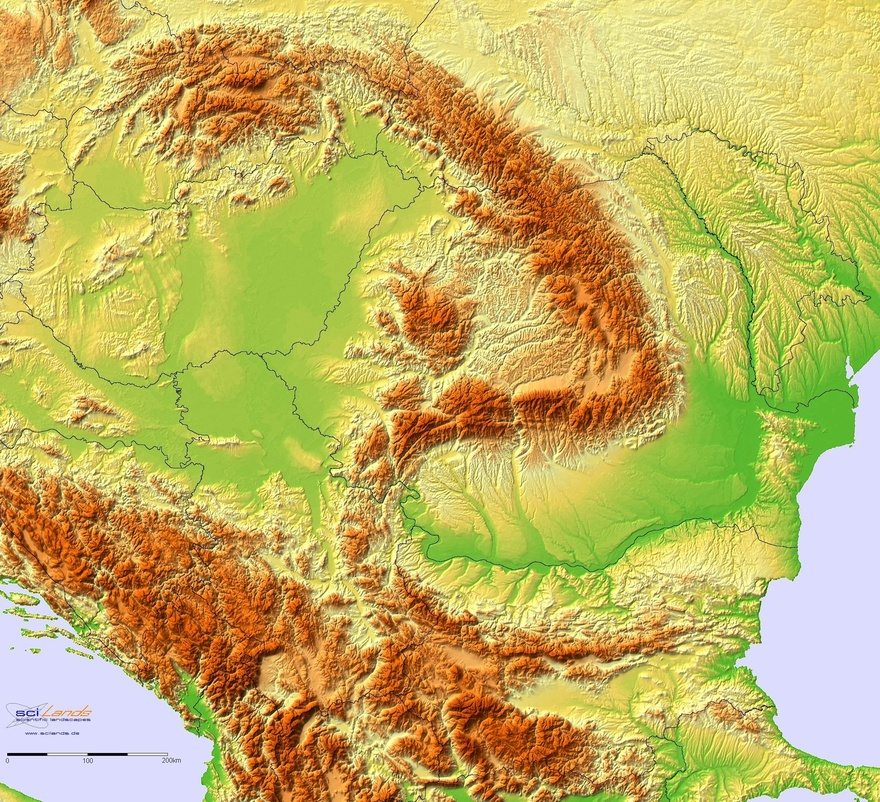
#> input picture Sample Inputs/Hungary.jpg, 880 x 802 px, shrunk from 2192 x 1997 before the run, given in place of median 91.jpg, which was not available
$ python Combined1.py
#> lines starting #> are read from the running program, lines starting #| are printed output that depends on the picture; after the words box and inside, x2 and y2 are one past the last pixel; in counts of white or black regions, pixels touching at a corner belong together; pictures that were not available may be replaced by others from this repository, and a replacement may not be noted

# import the necessary packages
from sklearn.cluster import KMeans
import matplotlib.pyplot as plt
import argparse
import numpy as np
import cv2

# load the image and convert it from BGR to RGB so that
# we can dispaly it with matplotlib
image = cv2.imread("C:/Users/Axiomatize/Desktop/Africa/median 91.jpg")
#> image is the input picture: shape (802, 880, 3); mean B, G, R 96.9, 178.4, 193.5
#median=cv2.medianBlur(image,25)
image=cv2.bilateralFilter(image, 5, 21, 21)
#gauss=cv2.GaussianBlur(image,(5,5),0)
i2=image.copy()
image = cv2.cvtColor(image, cv2.COLOR_BGR2RGB)

# reshape the image to be a list of pixels
image = image.reshape((image.shape[0] * image.shape[1], 3))
bins=4
# cluster the pixel intensities
clt = KMeans(n_clusters = bins)
clt.fit(image)

cluster_labels = clt.labels_.reshape(i2.shape[:2])
out = np.empty_like(i2)

Colours=[]
for color in clt.cluster_centers_:
    Colours.append(color.astype("uint8").tolist())
print(Colours)

for i, colour in enumerate(clt.cluster_centers_):
        out[cluster_labels == i] = Colours[i]


out=cv2.cvtColor(out, cv2.COLOR_RGB2BGR)
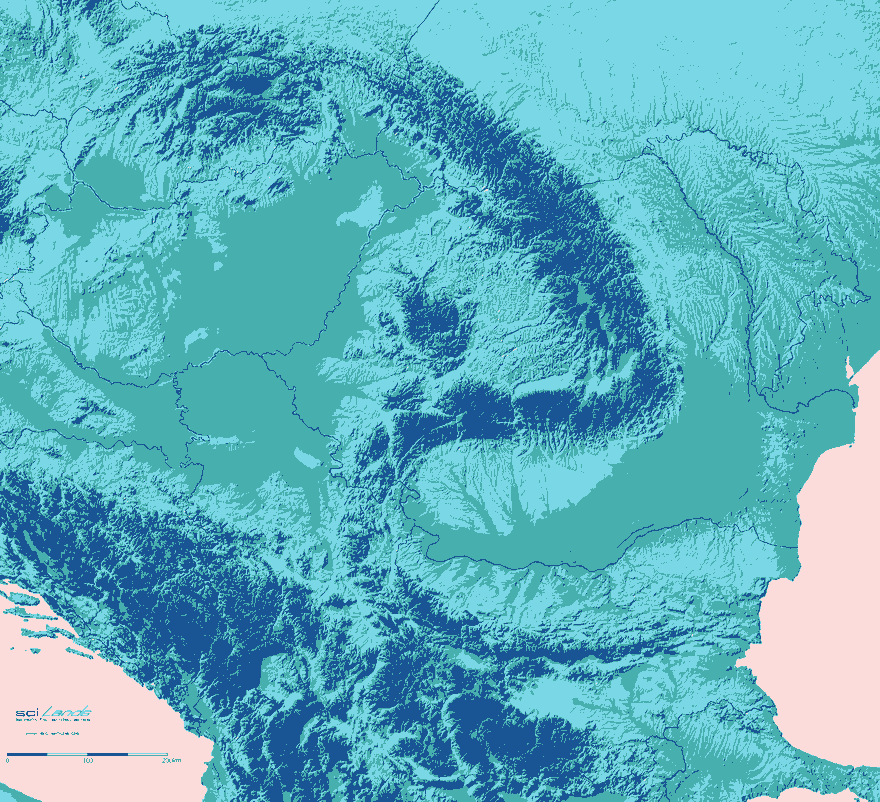
#> out: shape (802, 880, 3); mean R, G, B 96.3, 177.7, 193
out=cv2.bilateralFilter(out, 5, 21, 21)

cv2.imwrite('Uniform1.jpg',out)
#C2=cv2.cvtColor(C,cv2.COLOR_RGB2HSV)


# read the map
image = cv2.imread('Uniform1.jpg')
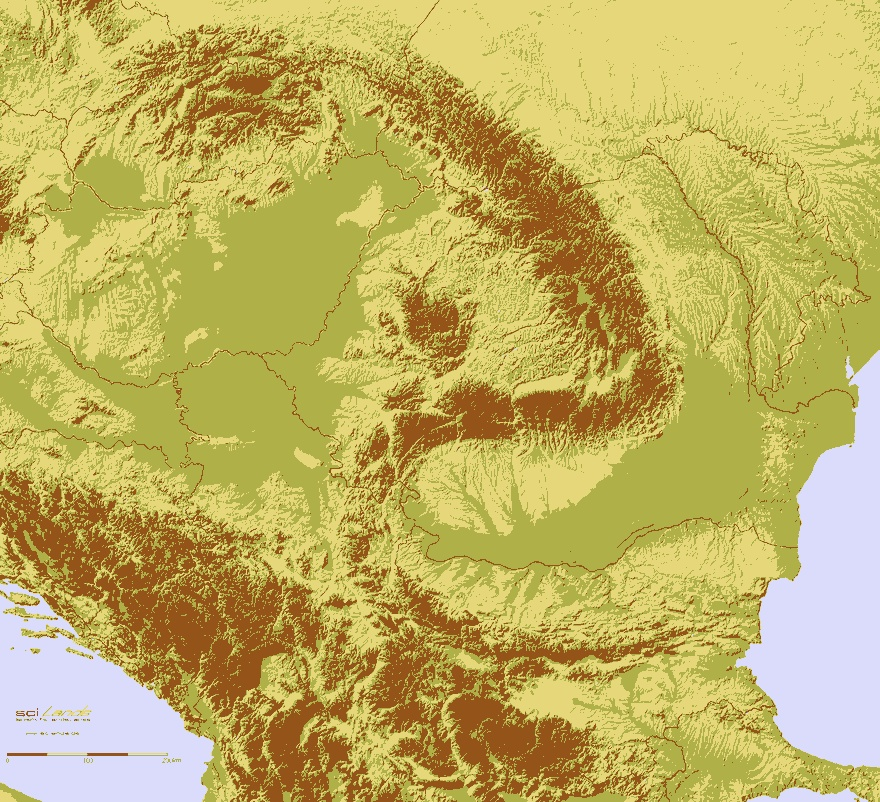
#> image: shape (802, 880, 3); mean B, G, R 96.7, 177.3, 193.1
H=[]
q=0
while(q<bins):

    L=np.array(Colours[q][::-1], dtype = "uint8")
    Sigma=np.array([1, 1, 1][::-1], dtype = "uint8")
    print(L)
    z=np.zeros(image.shape[:2])

    colour_mask = cv2.inRange(image,L-Sigma,L+Sigma)
    z[colour_mask==255] = 255

    kernel = np.ones((20, 20), np.uint8)
    closing = cv2.morphologyEx(z, cv2.MORPH_CLOSE, kernel,iterations = 1)
    #closing=cv2.bitwise_not(closing)

    closing=np.array(closing,dtype='uint8')
    #_,closing = cv2.threshold(closing,0.,255.,cv2.THRESH_OTSU)

    cv2.imwrite("Mask{}.jpg".format(q),closing)
    cnts,_ = cv2.findContours(closing, cv2.RETR_TREE,cv2.CHAIN_APPROX_SIMPLE)
    con=closing.copy()
    print(len(cnts))
    for c in cnts:                 #For First contour(Mountain)
        # compute the center of the contour
        M = cv2.moments(c)
        if M['m00']!=0:
         cX = int(M["m10"] / M["m00"])
         cY = int(M["m01"] / M["m00"])
         #print(cX,cY)
         # draw the contour and center of the shape on the image
         #cv2.drawContours(closing, [c], -1, 150,6)
         #cv2.circle(closing, (cX, cY), 20, (0, 0, 0), -1)
         cv2.imwrite("Contour{}.jpg".format(q),closing)

         # find smaller contours
         for j in range(1, 101):             #For a contour at a particular r
            scalingFactor = j/100.0
            color = 255 - (2.25*j)
            contourClone = c.copy()
            for i in contourClone:           #For every pt in that contour
                x = i[0][0] - cX
                y = i[0][1] - cY
                x = x*scalingFactor
                y = y*scalingFactor
                x += cX
                y += cY
                i[0][0] = x
                i[0][1] = y
            # change thickness and color(color for every loop)
            cv2.drawContours(closing, [contourClone], -1, color, 2) #Draw contours for every r
    #Can the above line be taken out of the loop by summing each tuple?
    final = cv2.GaussianBlur(closing, (15, 15), cv2.BORDER_DEFAULT)

    F=cv2.bitwise_and(final,con)
    cv2.imwrite("{}.jpg".format(q),F)
    H.append(F)
    q+=1
#> this loop made 4 passes
#> pass 1, `colour_mask = cv2.inRange(image,L-Sigma,L+Sigma)`:
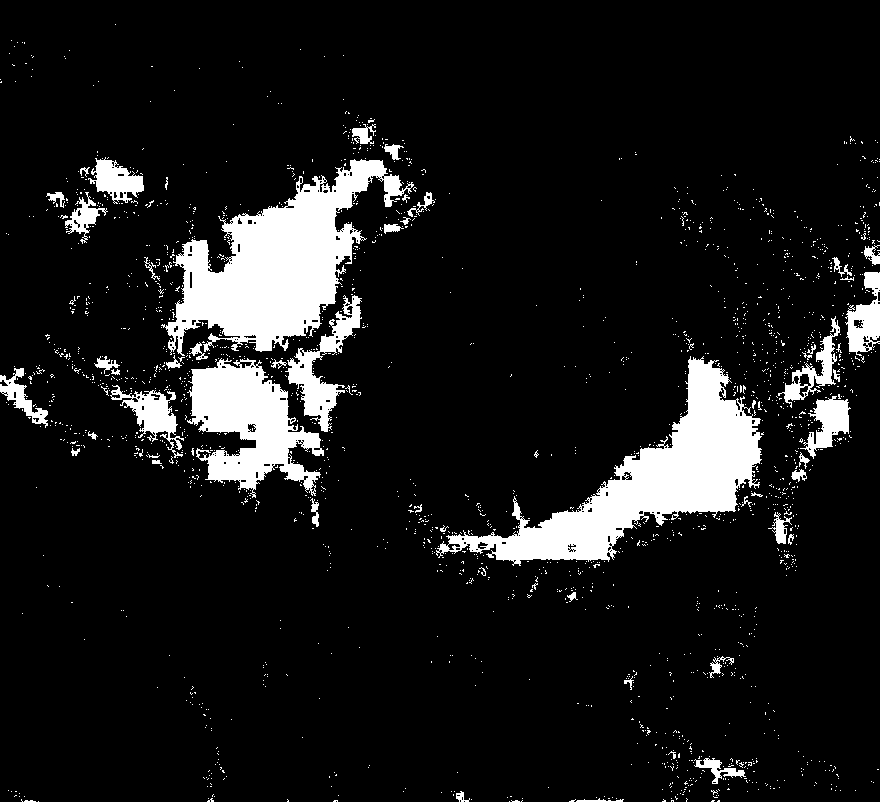
#> colour_mask: shape (802, 880); 10% white; 2013 white regions (1958 under 20 px), largest, box (x1, y1, x2, y2) and area: (161, 159, 414, 356) 20748, (436, 356, 762, 566) 19861, (187, 358, 324, 498) 9881
#> after the loop:
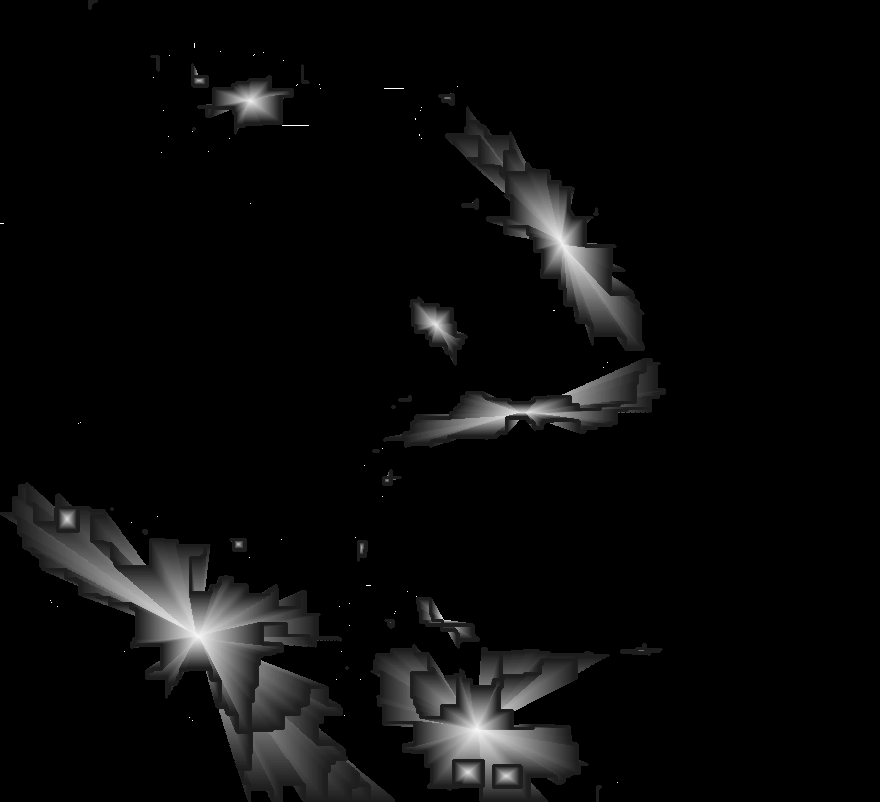
#> closing: shape (802, 880); min 0, max 255, mean 10.3
#> after the loop:
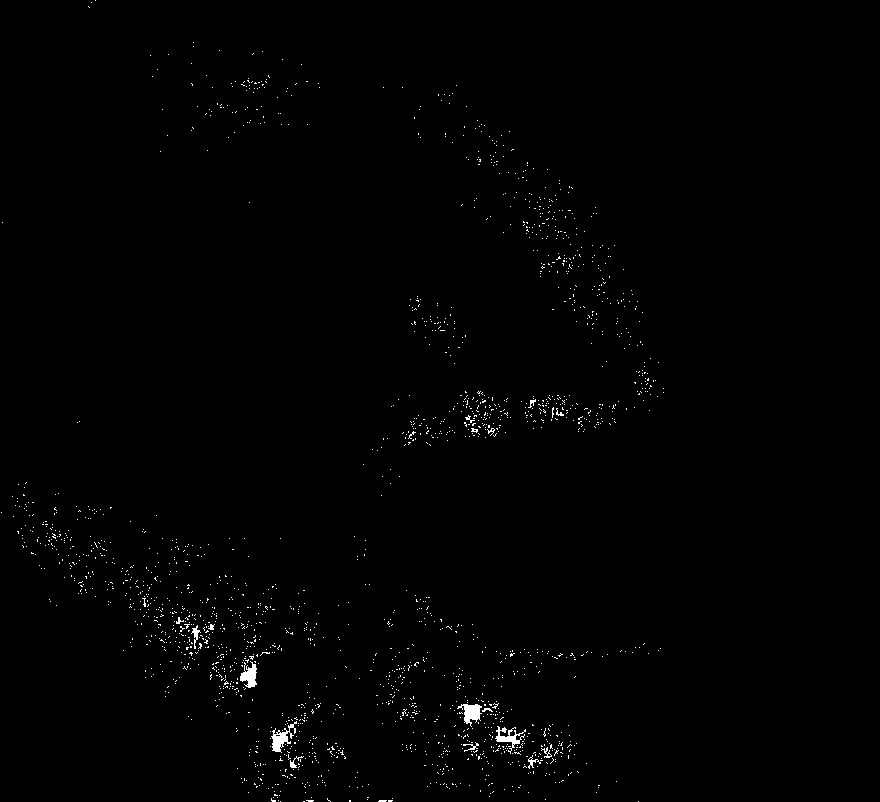
#> z: shape (802, 880) float64; 0.7% white in thin lines or dots, all inside (x1, y1, x2, y2) = (1, 0, 664, 802)
#> after the loop, H = 4 items; i = [[96, 0]]; q = 4
a=cv2.bitwise_or(H[0],H[1])
b=cv2.bitwise_or(H[2],H[3])
c=cv2.bitwise_or(a,b)
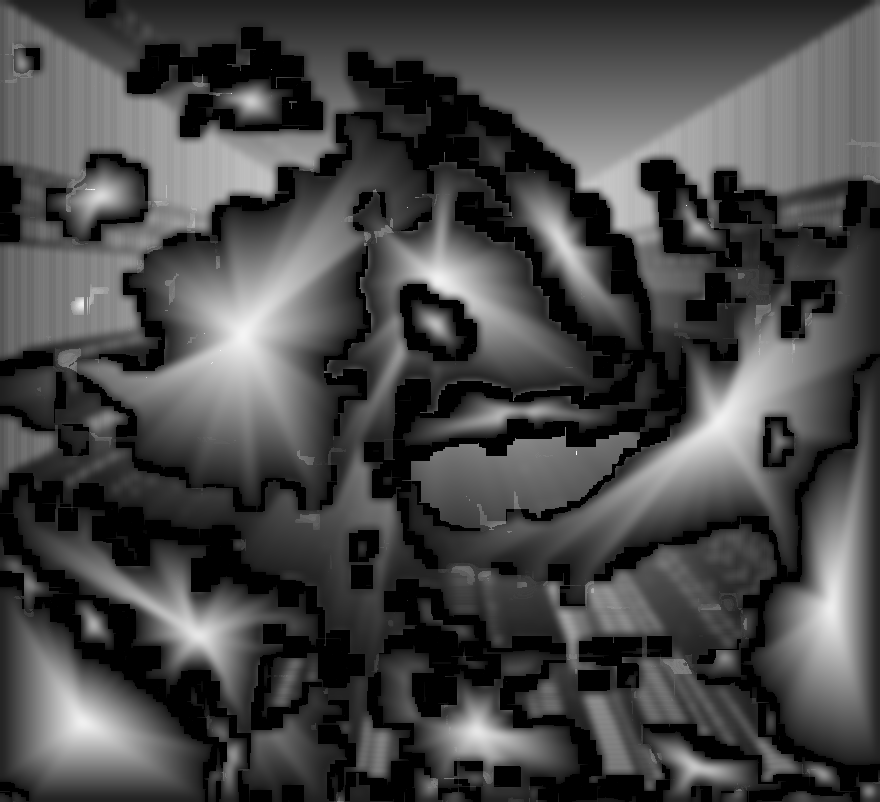
#> c: shape (802, 880); min 0, max 255, mean 71.7

#a=cv2.bitwise_or(a,H[4],H[5])
cv2.imwrite("F.jpg",c)
